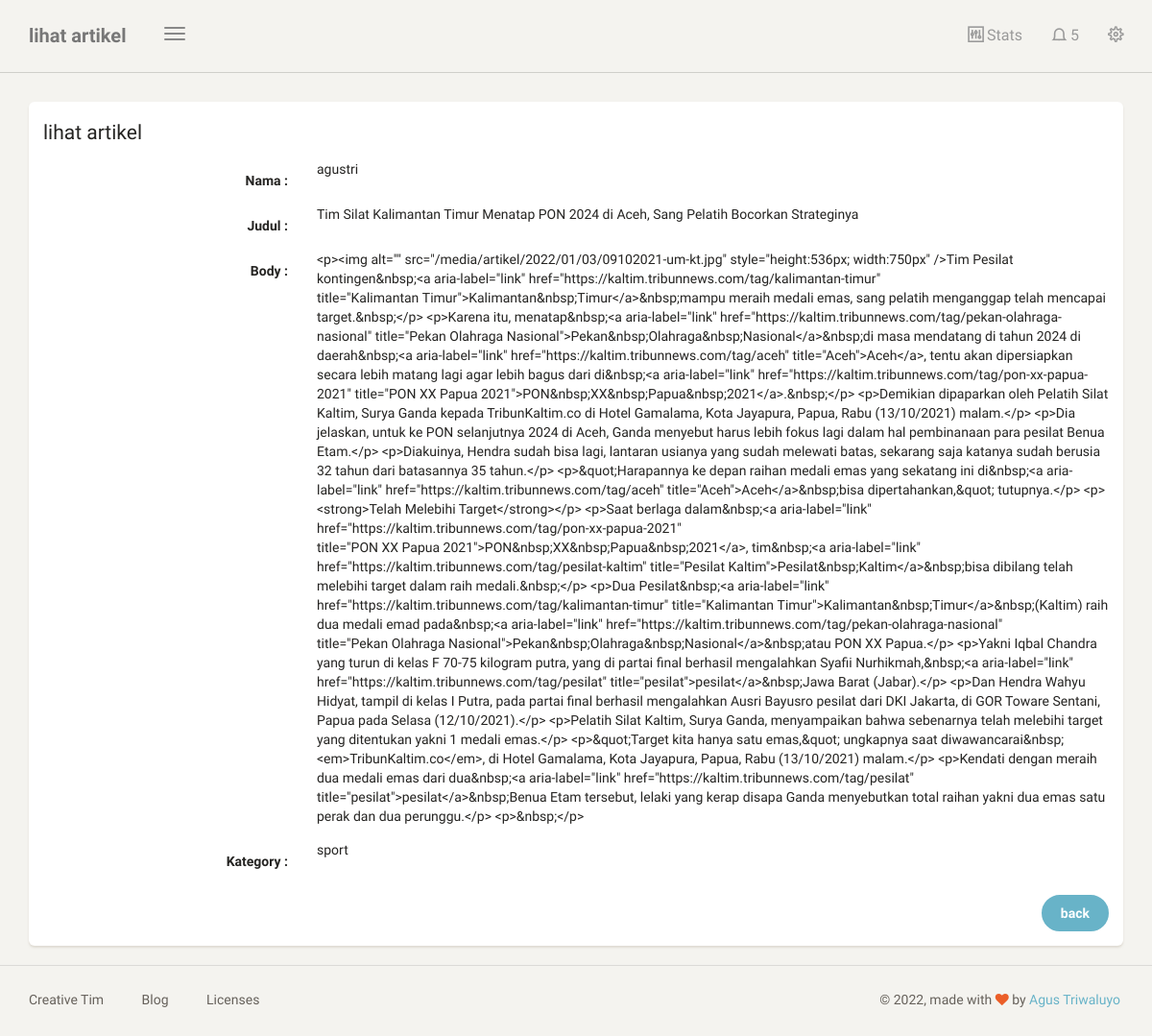
The page /dashboard/artikel/lihat/16 (signed in) on the database its author committed.
### blog/models.py (models this page shows, shortened)
class Artikel(models.Model):
    nama = models.ForeignKey(User, on_delete=models.CASCADE, blank=True, null=True)
    judul = models.CharField(max_length=100)
    body = RichTextUploadingField(blank=True, null=True,
                                    config_name='special',
                                    external_plugin_resources=[(
                                        'youtube',
                                        '/static/ckeditor_plugins/youtube/youtube/',
                                        'plugin.js'
                                        )],
)
    kategory = models.ForeignKey(Kategori, on_delete=models.CASCADE)
    date = models.DateTimeField(auto_now_add=True)
    class Meta:
        ordering = ['-date']
        verbose_name_plural = "Artikel"

class Kategori(models.Model):
    nama = models.CharField(max_length=20)
    def __str__(self):
        return self.nama
    class Meta:
        verbose_name_plural = "Kategori"

### blog/views.py (the view)
# urls.py: path('artikel/lihat/<str:id>', lihat_artikel, name='lihat_artikel'),
@login_required
def lihat_artikel(request, id):
    template_name = "back/lihat_artikel.html"
    artikel = Artikel.objects.get(id=id)
    context = {
        'title':'lihat artikel',
        'artikel': artikel,
    }
    return render(request, template_name,context)

### templates/back/lihat_artikel.html (shortened to what this page needs)
{% extends 'back/base.html' %}
{% block content %}
<div class="content">
    <div class="container-fluid">
        <div class="row">
            <div class="col-md-12">
                <div class="card">
                    <form class="form-horizontal" method="POST">
                        <div class="card-header">
                            <h4 class="card-title">
                                {{title}}
                            </h4>
                        </div>
                        <div class="card-content">
                            <div class="form-group">
                                <label class="col-md-3 control-label">Nama :</label>
                                <div class="col-md-9">
                                    {{artikel.nama}}
                                </div>
                            </div>
                            <div class="form-group">
                                <label class="col-md-3 control-label">Judul :</label>
                                <div class="col-md-9">
                                    {{artikel.judul}}
                                </div>
                            </div>
                            <div class="form-group">
                                <label class="col-md-3 control-label">Body :</label>
                                <div class="col-md-9">
                                    {{artikel.body}}
                                </div>
                            </div>
                            <div class="form-group">
                                <label class="col-md-3 control-label">Kategory :</label>
                                <div class="col-md-9">
                                   {{artikel.kategory}}
                                </div>
                            </div>
                        </div>
                        <div class="card-footer text-right">
                            <div class="form-group">
                                <label class="col-md-3"></label>
                                <div class="col-md-9">
                                    <a class="btn btn-fill btn-info" href="{% url 'tabel_artikel' %}">back</a>
                                </div>
                            </div>
                        </div>
                    </form>
                </div>
            </div>
        </div>
    </div>
</div>
{% endblock content %}

### rows shown on the page
Artikel: nama "agustri", judul "Tim Silat Kalimantan Timur Menatap PON 2024 di Aceh, Sang Pelatih Bocorkan Strateginya", body "<p><img alt=\"\" src=\"/media/artikel/2022/01/03/09102021-um-kt.jpg\" style=\"height:536px; width:750px\" />Tim Pesilat kontingen&nbsp;<a aria-label=\"link\" href=\"https://kaltim.tribunnews.com/tag/kalimantan-timur\" title=\"Kalimantan Timur\">Kalimantan&nbsp;Timur</a>&nbsp;mampu meraih medali emas, sang pelatih menganggap telah mencapai target.&nbsp;</p> <p>Karena itu, menatap&nbsp;<a aria-label=\"link\" href=\"https://kaltim.tribunnews.com/tag/pekan-olahraga-nasional\" title=\"Pekan Olahraga Nasional\">Pekan&nbsp;Olahraga&nbsp;Nasional</a>&nbsp;di masa mendatang di tahun 2024 di daerah&nbsp;<a aria-label=\"link\" href=\"https://kaltim.tribunnews.com/tag/aceh\" title=\"Aceh\">Aceh</a>, tentu akan dipersiapkan…", kategory "sport"

### other values the page prints
{{ title }} "lihat artikel"
